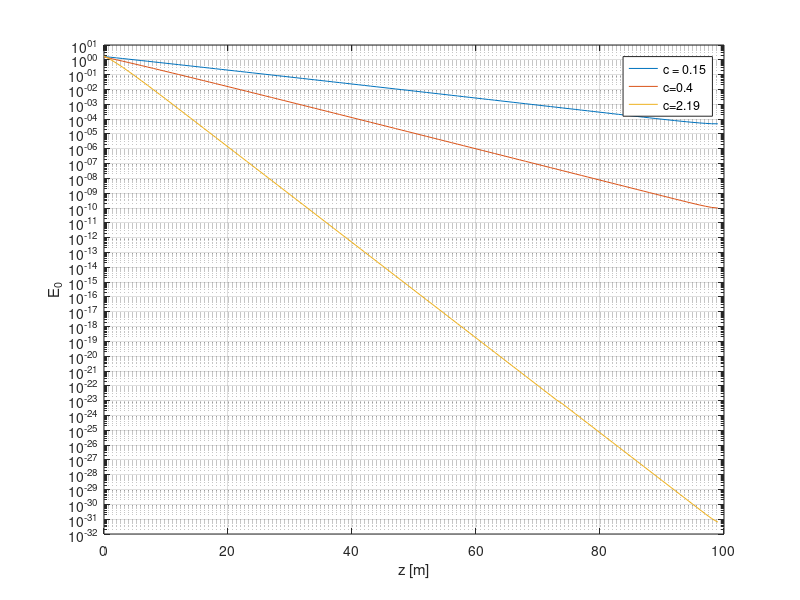
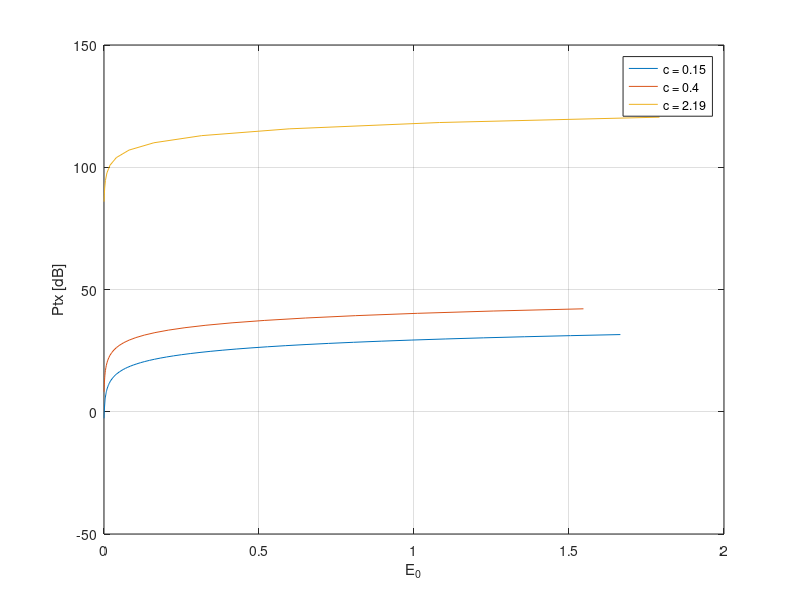
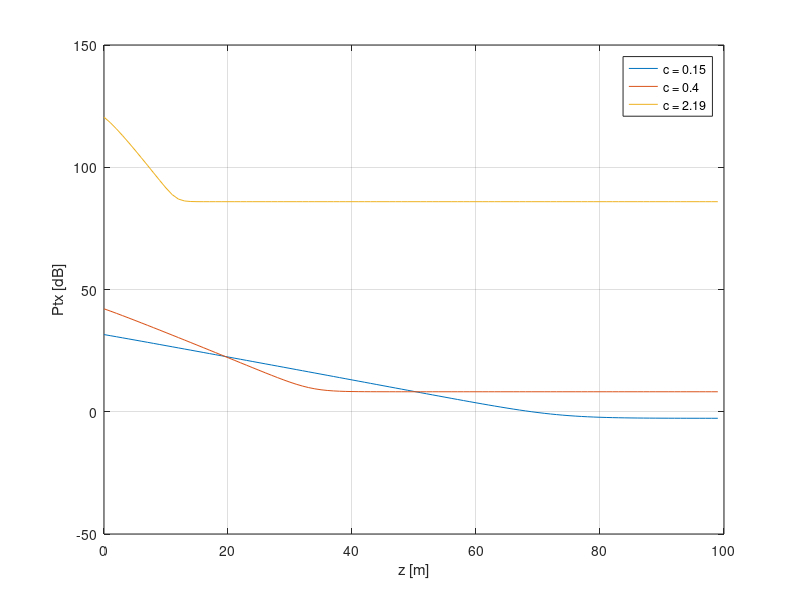
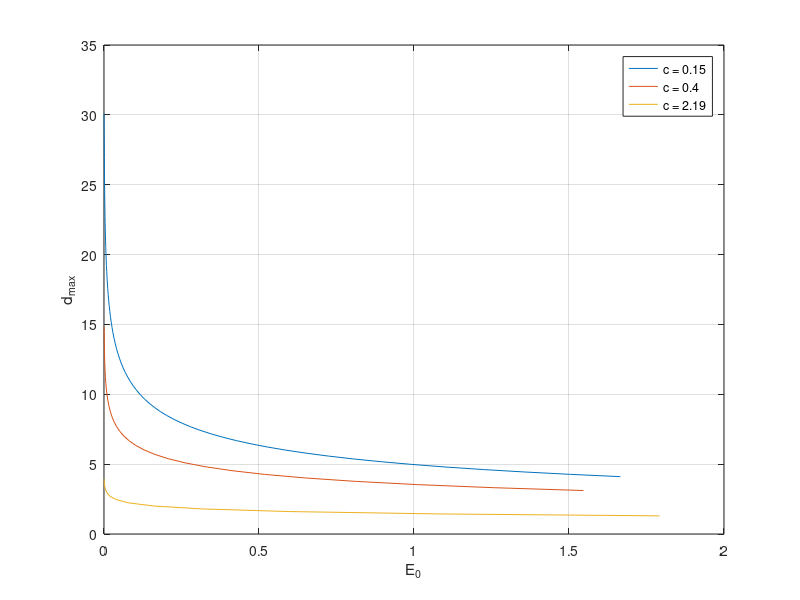

Write the MATLAB code that produced these figures, in order.
close all;
clc;
clear;

load('E0lut015.txt');
load('E0lut04.txt');
load('E0lut219.txt');
Ar =    1.1 * 10^(-6); % 1.1 mm^2
At =    10 * 10^(-6); % 10 mm^2
Beta =  0; % 0 rad, perfect allignment
Theta = 0.5; % 0.5 rad of diverge angle
q =     1.6 * 10^(-19); % electronic charge [C]
K =     1.38 * 10^(-23); % Bolzmann constant
T =     293.15; % = 20°C temperature [K]
S =     0.26; % sensitivity of the photodiode SI PIN [A/W]
Id =    1 * 10^(-9); % dark current = 1 nA
Il =    1 * 10^(-6); % equal to the short circuit current, 1uA
R =     1.43 * 10^9; % shunt resistance
BW =    100*10^3; % bandwidth 100 KHz
SNR = 10^(20/10); % 20dB

%%%%%%%%%%%%%%%%%%%%%%%%%%%%%%%%%%%%%%%%%%%%%%%%
%                EXERCISE 1                   %
%%%%%%%%%%%%%%%%%%%%%%%%%%%%%%%%%%%%%%%%%%%%%%%%
% TODO1: create LUT of Eo vs z(m) and import it%
% TODO2: plot Eo vs depth z(m)                 %
%%%%%%%%%%%%%%%%%%%%%%%%%%%%%%%%%%%%%%%%%%%%%%%%

figure,
semilogy(E0lut015(:, 1), E0lut015(:, 2)), hold on,
semilogy(E0lut04(:, 1), E0lut04(:, 2)), hold on,
semilogy(E0lut219(:, 1), E0lut219(:, 2))
legend('c = 0.15', 'c=0.4', 'c=2.19'),
xlabel('z [m]')
ylabel('E_0')
grid on

%%%%%%%%%%%%%%%%%%%%%%%%%%%%%%%%%%%%%%%%%%%%%%%%
%                EXERCISE 2                   %
%%%%%%%%%%%%%%%%%%%%%%%%%%%%%%%%%%%%%%%%%%%%%%%%
% TODO1: calcolate Ptx to obtain an SNR = 20 db%
%        @ 10 m range by varying Eo            %
% TODO2: plot Ptc vs z(m)                      %
%%%%%%%%%%%%%%%%%%%%%%%%%%%%%%%%%%%%%%%%%%%%%%%%

d = 10;
SNR_dB = 20;
SNR_lin = 10^(SNR_dB/10);

c = 0.15;
Na015 = (S*E0lut015(:, 2)*Ar).^2;
P_015 = sqrt(SNR*(2*q*(Id+Il)*BW + 4*K*T*BW/R + Na015))/S;
Ptx_015 = P_015.*(pi * d^2*(1-cos(Theta)) + 2*At)*exp(c*d)/(2*Ar*1);

c = 0.4;
Na04 = (S*E0lut04(:, 2)*Ar).^2;
P_04 = sqrt(SNR*(2*q*(Id+Il)*BW + 4*K*T*BW/R + Na04))/S;
Ptx_04 = P_04.*(pi * d^2*(1-cos(Theta)) + 2*At)*exp(c*d)/(2*Ar*1);

c = 2.19;
Na219 = (S*E0lut219(:, 2)*Ar).^2;
P_219 = sqrt(SNR*(2*q*(Id+Il)*BW + 4*K*T*BW/R + Na219))/S;
Ptx_219 = P_219.*(pi * d^2*(1-cos(Theta)) + 2*At)*exp(c*d)/(2*Ar*1);

figure, plot(E0lut015(:, 2), 10*log10(Ptx_015)), hold on,
plot(E0lut04(:, 2), 10*log10(Ptx_04)), hold on,
plot(E0lut219(:, 2), 10*log10(Ptx_219)),
legend('c = 0.15', 'c = 0.4', 'c = 2.19')
xlabel('E_0'), ylabel('Ptx [dB]'), grid on

figure, plot(E0lut015(:, 1), 10*log10(Ptx_015)), hold on,
plot(E0lut04(:, 1), 10*log10(Ptx_04)), hold on,
plot(E0lut219(:, 1), 10*log10(Ptx_219)),
legend('c = 0.15', 'c = 0.4', 'c = 2.19')
xlabel('z [m]'), ylabel('Ptx [dB]'), grid on


%%%%%%%%%%%%%%%%%%%%%%%%%%%%%%%%%%%%%%%%%%%%%%%%
%       OPTIONAL: EXERCISE 3                  %
%%%%%%%%%%%%%%%%%%%%%%%%%%%%%%%%%%%%%%%%%%%%%%%%
% TODO1: compute the range to obtain an  SNR %
%        = 20 db with a Ptx = Ptx_max = 100 W  %
%        by varying Eo                         %
% TODO2: plot range vs depth z(m)              %
%%%%%%%%%%%%%%%%%%%%%%%%%%%%%%%%%%%%%%%%%%%%%%%%
%%
d = (0:0.001:50).';

c = 0.15;
Ptx_max = 100;
Na015 = (S*E0lut015(:, 2)*Ar).^2;
P_015 = sqrt(SNR*(2*q*(Id+Il)*BW + 4*K*T*BW/R + Na015))/S;
P_015_2 = 2*Ptx_max*Ar./(pi*d.^2*(1-cos(Theta)) + 2*At).*exp(-c.*d);
for i = 1:length(P_015) % cycle on the P given by varying E0
    % find which P_015_2 is closer to the other P, then for that E0 then
    % the corresponding d will be the one used
    [~, ind] = min(abs(P_015_2 - P_015(i)));
    % create vectors
    E0_vec_015(i) = E0lut015(i, 2);
    z_vec_015(i) = E0lut015(i, 1);
    d_vec_015(i) = d(ind);
end

c = 0.4;
Ptx_max = 100;
Na04 = (S*E0lut04(:, 2)*Ar).^2;
P_04 = sqrt(SNR*(2*q*(Id+Il)*BW + 4*K*T*BW/R + Na04))/S;
P_04_2 = 2*Ptx_max*Ar./(pi*d.^2*(1-cos(Theta)) + 2*At).*exp(-c.*d);
for i = 1:length(P_04) % cycle on the P given by varying E0
    % find which P_04_2 is closer to the other P, then for that E0 then
    % the corresponding d will be the one used
    [~, ind] = min(abs(P_04_2 - P_04(i)));
    % create vectors
    E0_vec_04(i) = E0lut04(i, 2);
    z_vec_04(i) = E0lut04(i, 1);
    d_vec_04(i) = d(ind);
end

c = 2.19;
Ptx_max = 100;
Na219 = (S*E0lut219(:, 2)*Ar).^2;
P_219 = sqrt(SNR*(2*q*(Id+Il)*BW + 4*K*T*BW/R + Na219))/S;
P_219_2 = 2*Ptx_max*Ar./(pi*d.^2*(1-cos(Theta)) + 2*At).*exp(-c.*d);
for i = 1:length(P_219) % cycle on the P given by varying E0
    % find which P_219_2 is closer to the other P, then for that E0 then
    % the corresponding d will be the one used
    [~, ind] = min(abs(P_219_2 - P_219(i)));
    % create vectors
    E0_vec_219(i) = E0lut219(i, 2);
    z_vec_219(i) = E0lut219(i, 1);
    d_vec_219(i) = d(ind);
end


figure, plot(E0_vec_015, d_vec_015, E0_vec_04, d_vec_04, E0_vec_219, d_vec_219)
grid on, legend('c = 0.15', 'c = 0.4', 'c = 2.19'), ylabel('d_{max}'),
xlabel('E_0')

figure, plot(z_vec_015, d_vec_015, z_vec_04, d_vec_04, z_vec_219, d_vec_219)
grid on, legend('c = 0.15', 'c = 0.4', 'c = 2.19'), ylabel('d_{max}'),
xlabel('z')
